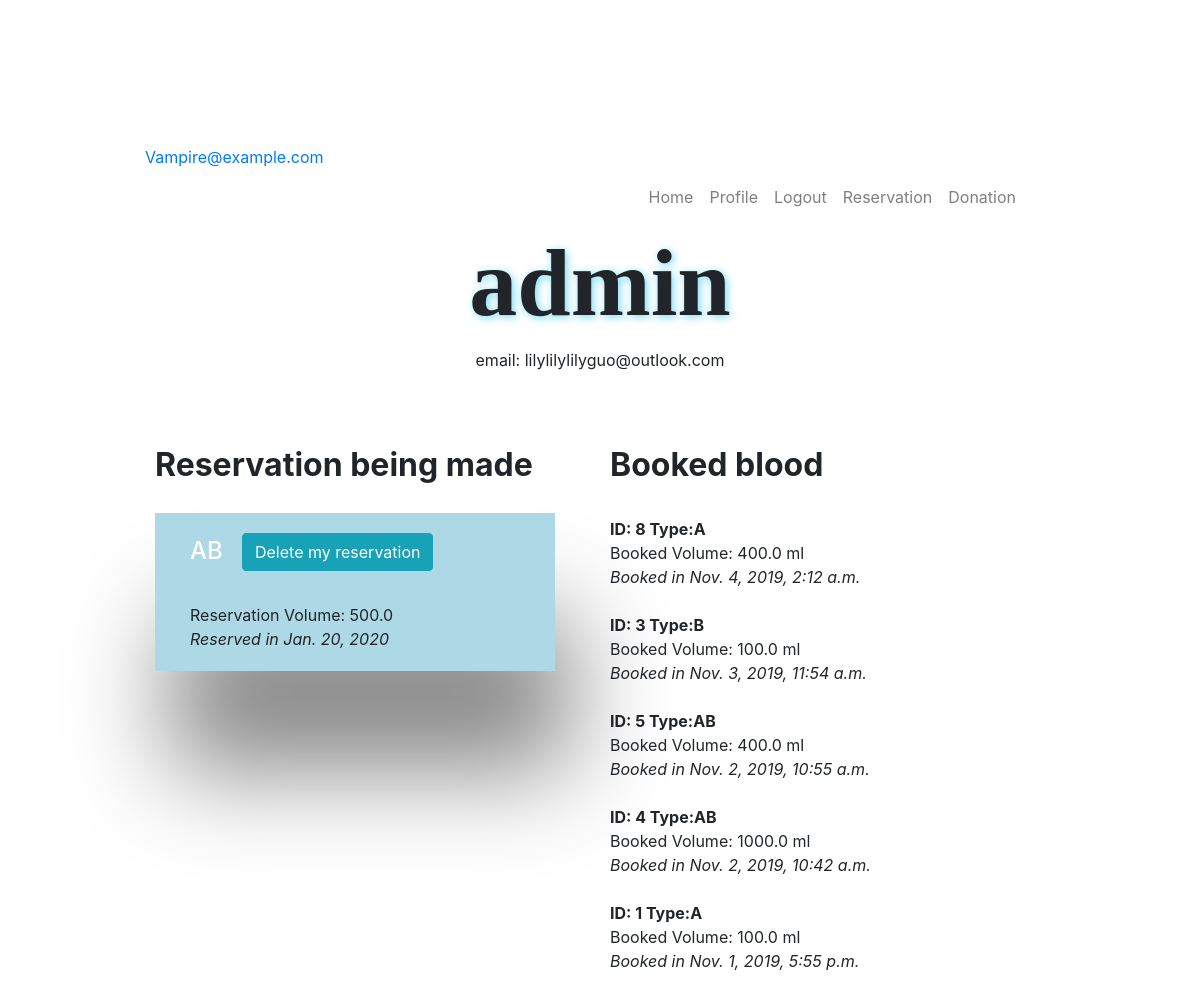
Before: /profile/ (signed in) with the older database file.
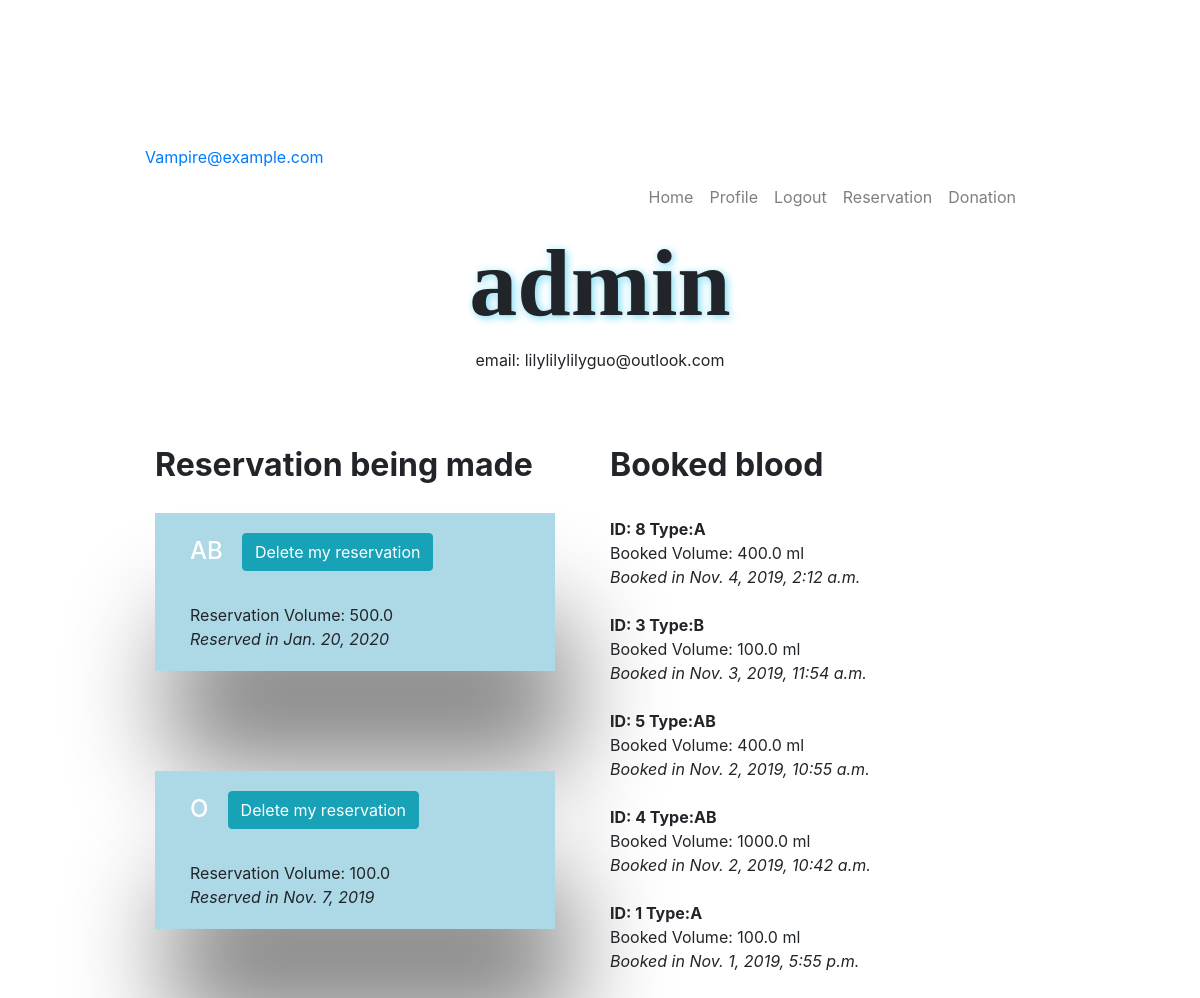
After: the same page with the newer database file.
### bloodprofile/models.py (models this page shows)
class Reservation(models.Model):
    bloodType = models.CharField(max_length=50)
    rsvVolume = models.FloatField()
    userReserved = models.CharField(max_length=50, null=True, default='')
    rsvDate = models.DateField(("reserve blood date"), auto_now=False, auto_now_add=False)
    address = models.CharField(max_length=60, null=True, default='')

class Book(models.Model):
    bookingaddress = models.CharField(max_length=100, null=True)
    bookDate = models.DateTimeField("booking date")
    blood = models.ForeignKey(Blood, on_delete=models.CASCADE)
    userBooked = models.CharField(max_length=50,null=True)

class Blood(models.Model):
    bloodtype = models.CharField(max_length=50)
    volume = models.FloatField()
    takendate = models.DateField(("blood taken date"), auto_now=False, auto_now_add=False)
    expdate = models.DateField(("blood expire date"), auto_now=False, auto_now_add=False)#whne to expire
    donor = models.CharField(max_length=50)
    isBooked = models.BooleanField()
    isTested = models.BooleanField(default=False)

### users/views.py (the view)
# urls.py: url(r'^profile/', user_views.profile, name='profile'),
@login_required
def profile(request):
    user = request.user
    port = request.META['SERVER_PORT']
    reservation_list = Reservation.objects.filter(userReserved = user.username).order_by('-rsvDate')
    book_list = Book.objects.filter(userBooked = user.username).order_by('-bookDate')
    context = {
        'reservation_list':reservation_list,
        'book_list':book_list,
        'port':port
    }
    return render(request, 'users/profile.html',context )

### users/templates/users/profile.html (shortened to what this page needs)
<!DOCTYPE html>
<html>
  <head>
  </head>
<body>
<head>
    <link rel="stylesheet" href="https://stackpath.bootstrapcdn.com/bootstrap/4.3.1/css/bootstrap.min.css">
</head>
<body>
        <header class="header_area">
        <div class="top_menu row m0">
            <div class="container">
                <div class="float-left">
                    <a class="dn_btn" href="mailto:medical@example.com">Vampire@example.com</a>
                </div>
            </div>
        </div>
            <nav class="navbar navbar-expand-lg navbar-light">
                <div class="container">
                    <div class="collapse navbar-collapse offset" id="navbarSupportedContent">
                        <ul class="nav navbar-nav menu_nav ml-auto">
                            <li class="nav-item"><a class="nav-link" href={% url 'blood-home' %}>Home</a></li>
                            <ul class="navbar-nav">
                              {% if user.is_authenticated %}
                              <li class="nav-item">
                                <a class="nav-link" href="{% url 'profile' %}">Profile</a>
                              </li>
                              <li class="nav-item">
                                <a class="nav-link" href="{% url 'logout' %}">Logout</a>
                              </li>
                              {% endif %}
                            </ul>
                            <li class="nav-item"><a class="nav-link" href="{% url 'reservation' %}">Reservation</a></li>
                            <li class="nav-item"><a class="nav-link" href="{% url 'donation' %}">Donation</a></li>
                          </ul>
                    </div>
                </div>
            </nav>
    </header>
              <h1 style="font-weight:bold;font-family:Verdana" align="center" class="display-1">{{ user.username }}</h1>
              <p class="text secondary" align="center">email: {{ user.email }}</p>
              <br>
              <br>
            <div class="row">
              <div class="container" style="width: 1000px">
                <div class="column">
                <h2 style="font-weight:bold">Reservation being made</h2>
                {% if reservation_list %}
                <div class="row" style="margin-left: -50px;margin-top: -30px">
                    {% for reservation in reservation_list %}
                    <box id = "grad1"><div class="col-xs-12 col-lg-10">
                        <h4>
                          <a style="color:white;">
                          {{ reservation.bloodType }}</a> &nbsp
                          <a href="{% url 'delete-reservation' reservation.id %}" role="button" class="btn btn-info">Delete my reservation</a>
                        </h4>
                          <br>Reservation Volume: {{ reservation.rsvVolume }}<br>
                         <span ><i>Reserved in {{ reservation.rsvDate }} </i></span><br>
                    </div></box>
                    {% endfor %}
                </div>
                {% else %}
                <p>No reservation is available.</p>
                {% endif %}
                </div>
                <div class="column">
                <h2 style="font-weight:bold">Booked blood</h2></br>
                {% if book_list %}
                  {% for book in book_list %}
                  <div id = "grad1" class = "rcorners">
                  <b>ID: {{ book.blood.id }} Type:{{book.blood.bloodtype}}</b>
                  <br>Booked Volume: {{ book.blood.volume }} ml<br>
                         <i>Booked in {{ book.bookDate }} </i><br>
                  </div>
                  <br>
                  {% endfor %}
                {% else %}
                <p >You have not book any blood yet.</p>
                {% endif %}
                <br>
                <br>
                </div>
              </div>
            </div>
</body>
</html>

Changed rows visible on the page:
added Reservation: bloodType "O", rsvVolume "100.0", rsvDate "Nov. 7, 2019"
